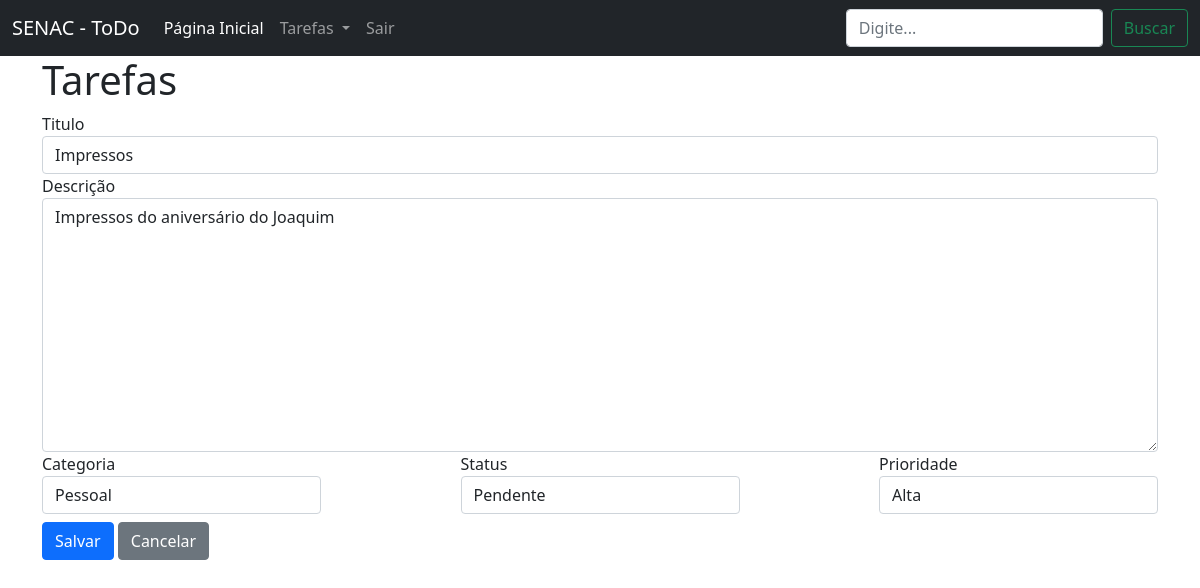
Screenshot of /tarefas/editar-tarefa/8 (signed in) with the database file from the repository.
### apps/tarefas/models.py (models this page shows, shortened)
class Tarefas(models.Model):
    PRIORIDADE_CHOICE = (
        (1, 'Alta'),
        (2, 'Média'),
        (3, 'Baixa'),
    )
    STATUS_CHOICE= (
        ('AF', 'A Fazer'),
        ('PD', 'Pendente'),
        ('CD', 'Concluída'),
    )
    titulo = models.CharField('Título', max_length=100)
    descricao = models.TextField('Descrição')
    categoria = models.ForeignKey(Categoria, verbose_name='Categoria', on_delete=models.CASCADE)
    prioridade = models.PositiveIntegerField('Prioridade', choices=PRIORIDADE_CHOICE)
    status = models.CharField('Status',max_length=2, choices=STATUS_CHOICE, default='AF')

### apps/tarefas/views.py (the view)
# urls.py: path('editar-tarefa/<int:pk>', views.editar_tarefa, name='editar_tarefa'),
@login_required(login_url='/login/')
def editar_tarefa(request, pk) :
    template_name = 'tarefas/adicionar_tarefa.html'
    tarefa = get_object_or_404(Tarefas, pk=pk)
    if tarefa.status != 'CD':
        if request.method == 'POST':
            form = TarefaForm(request.POST, instance=tarefa)
            if form.is_valid():
                form.save()
                messages.success(request, 'Tarefa modificada')
                return redirect('tarefas:listar_tarefas')
        else:
            form = TarefaForm(instance=tarefa)
        context = {
            'form' : form,
        }
    else:
       return redirect('tarefas:listar_tarefas')
    return render(request, template_name, context)

### apps/tarefas/forms.py
class TarefaForm(forms.ModelForm) :
    class Meta:
        model = Tarefas
        fields = '__all__'

### apps/tarefas/models.py (called while the page is built)
    def __str__(self):
        return self.nome

### templates/tarefas/adicionar_tarefa.html (shortened to what this page needs)
{% extends 'base.html' %}
{% load widget_tweaks %}
{% block corpo %}
    <h1>Tarefas</h1>
    <form method="post">
        <div class="form-group">
            <label for="{{ form.titulo.id_for_label }}">Titulo</label>
            {% render_field form.titulo class="form-control" placeholder="Digite o título da tarefa" %}
        </div>
        <div class="form-group">
            <label for="{{ form.descricao.id_for_label }}">Descrição</label>
            {% render_field form.descricao class="form-control" placeholder="Digite a descrição da categoria" %}
        </div>
        <div class="d-flex justify-content-between">
            <div class="form-group w-25">
                <label for="{{ form.categoria.id_for_label}}">Categoria</label>
                {% render_field form.categoria class="form-control" placeholder="Escolha a Categoria da tarefa" %}
            </div>
            <div class="form-group w-25">
                <label for="{{ form.status.id_for_label}}">Status</label>
                {% render_field form.status class="form-control" placeholder="Escolha o Status da tarefa" %}
            </div>
            <div class="form-group w-25">
                <label for="{{ form.prioridade.id_for_label }}">Prioridade</label>
                {% render_field form.prioridade class="form-control" placeholder="Escolha a prioridade da tarefa" %}
            </div>
        </div>
        <div class="mt-2">
            <button type="submit" class="btn btn-primary">Salvar</button>
            <a class="btn btn-secondary" href=" {% url 'tarefas:listar_tarefas' %}">Cancelar</a>
        </div>
    </form>
{% endblock corpo %}

### rows the page displays
Tarefas: titulo "Impressos", descricao "Impressos do aniversário do Joaquim", categoria "Pessoal", status "Pendente", prioridade "Alta"
